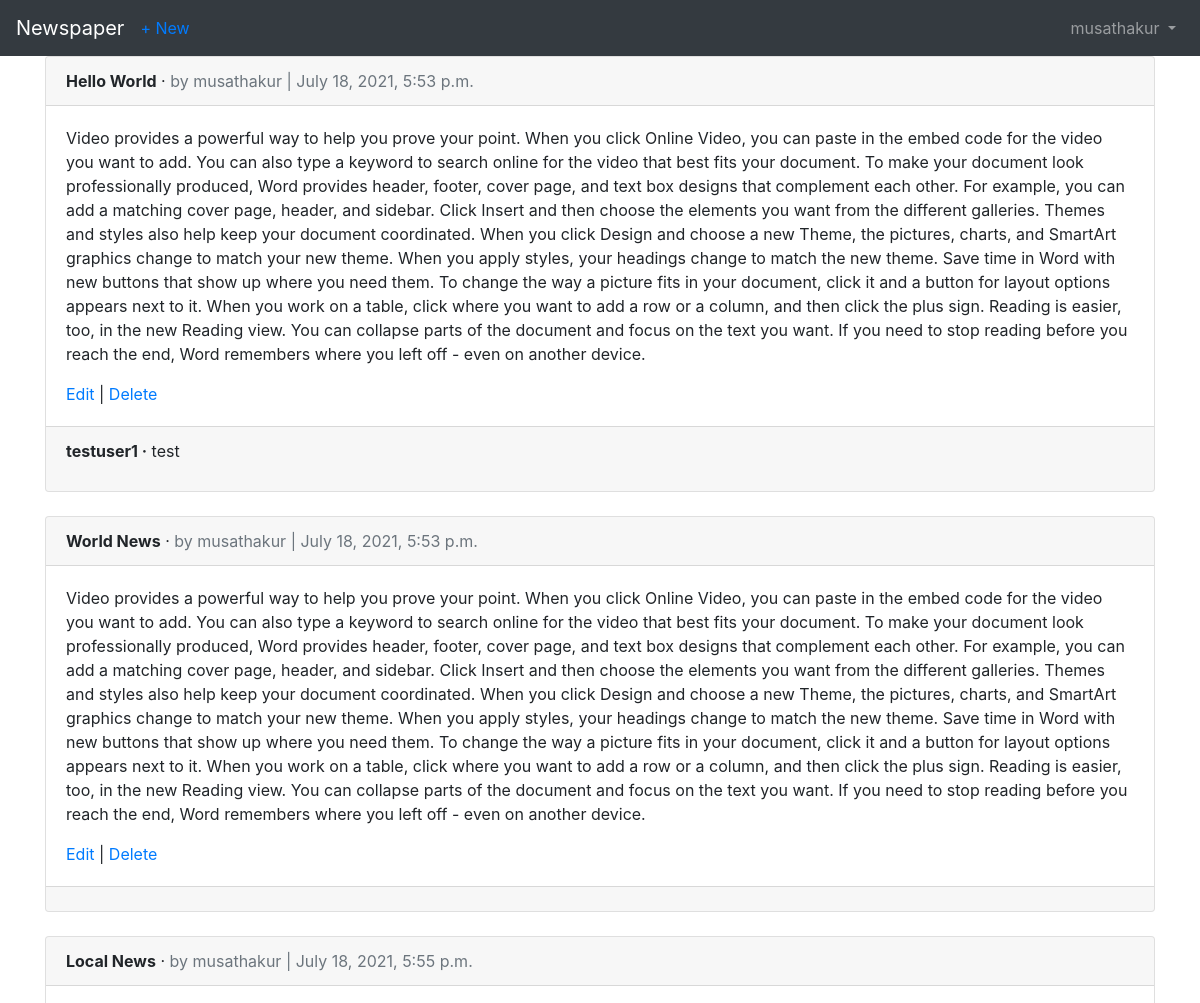
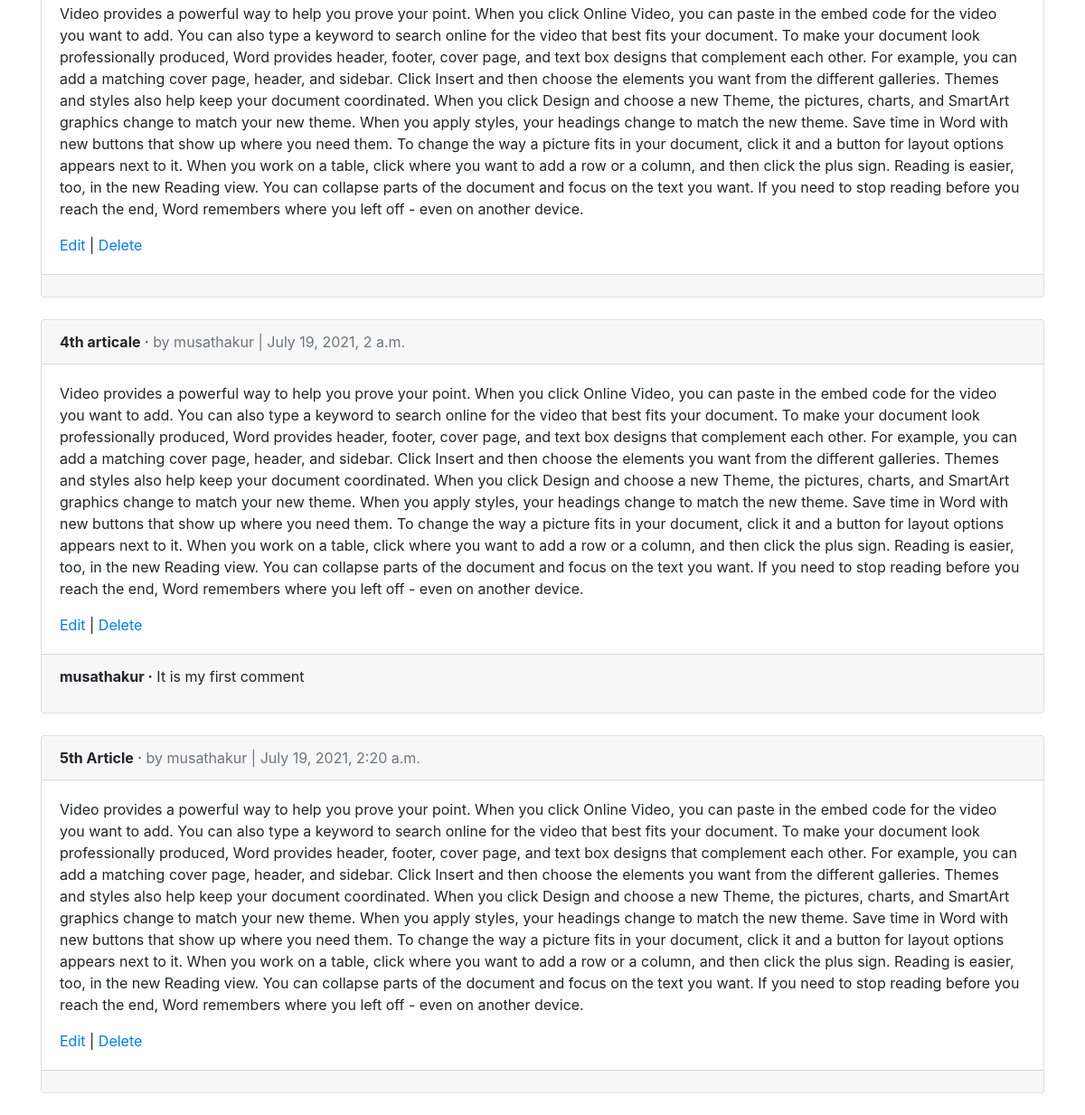
Screenshot of /articles/ (signed in) with the database file from the repository (2 pictures, top to bottom).
### users/models.py (models this page shows)
class CustomUser(AbstractUser):
    age = models.PositiveIntegerField(null=True, blank=True)

### articles/models.py (models this page shows, shortened)
class Article(models.Model):
    title = models.CharField(max_length=255)
    body = models.TextField()
    date = models.DateTimeField(auto_now_add=True)
    author = models.ForeignKey(
        get_user_model(),
        on_delete=models.CASCADE,
)

class Comment(models.Model): # new
    article = models.ForeignKey(
        Article,
        on_delete=models.CASCADE,
        related_name='comments',
    )
    comment = models.CharField(max_length=140)
    author = models.ForeignKey(
        get_user_model(),
        on_delete=models.CASCADE,
)
    def __str__(self):
        return self.comment

### articles/views.py (the view)
# urls.py: path('', ArticleListView.as_view(), name='article_list'),
class ArticleListView(LoginRequiredMixin, ListView):
    model = Article
    template_name = 'article_list.html'
    login_url = 'login'

### templates/article_list.html (shortened to what this page needs)
<!doctype html>
{% extends 'base.html' %}
    {% block content %}
        {% for article in object_list %}
            <div class="card">
                <div class="card-header">
                    <span class="font-weight-bold">{{ article.title }}</span> &middot;
                    <span class="text-muted">by {{ article.author }} |
                    {{ article.date }}</span>
                </div>
                <div class="card-body">
                    <p>{{ article.body }}</p>
                    <a href="{% url 'article_edit' article.pk %}">Edit</a> |
                    <a href="{% url 'article_delete' article.pk %}">Delete</a>
                </div>
                <div class="card-footer">
                    {% for comment in article.comments.all %}
                    <p>
                    <span class="font-weight-bold">{{ comment.author }} &middot;</span>
                    {{ comment }}
                    </p>
                    {% endfor %}
                </div>
            </div>
            <br />
        {% endfor %}
    {% endblock content %}

### templates/base.html (shortened to what this page needs)
<!doctype html>
<html lang="en">
<head>
    <link rel="stylesheet"
          href="https://stackpath.bootstrapcdn.com/bootstrap/4.1.3/css/bootstrap.min.css"
>
</head>
<body>
    <nav class="navbar navbar-expand-md navbar-dark bg-dark mb-􀇓">
        <a class="navbar-brand" href="{% url 'home' %}">Newspaper</a>
        {% if user.is_authenticated %}
            <ul class="navbar-nav mr-auto">
                <li class="nav-item"><a href="{% url 'article_new' %}">+ New</a></li>
            </ul>
        {% endif %}
        <div class="collapse navbar-collapse" id="navbarCollapse">
            {% if user.is_authenticated %}
                <ul class="navbar-nav ml-auto">
                    <li class="nav-item">
                        <a class="nav-link dropdown-toggle" href="#" id="userMenu"
                           data-toggle="dropdown" aria-haspopup="true"
                           aria-expanded="false"> {{ user.username }}
                        </a>
                    </li>
                </ul>
            {% else %}
                <form class="form-inline ml-auto">
                    <a href="{% url 'login' %}" class="btn btn-outline-secondary"> Log In </a>
                    <a href="{% url 'signup' %}" class="btn btn-primary ml-2"> Sign up </a>
                </form>
            {% endif %}
        </div>
    </nav>
    <div class="container">
        {% block content %}
        {% endblock content %}
    </div>
</body>
</html>

### rows the page displays
CustomUser: username "musathakur"
Article: title "Hello World", author "musathakur", date "July 18, 2021, 5:53 p.m.", body "Video provides a powerful way to help you prove your point. When you click Online Video, you can paste in the embed code for the video you want to add. You can also type a keyword to search online for the video that best fits your document. To make your document look professionally produced, Word provides header, footer, cover page, and text box designs that complement each other. For example, you can add a matching cover page, header, and sidebar. Click Insert and then choose the elements you want from the different galleries. Themes and styles also help keep your document coordinated. When you click Design and choose a new Theme, the pictures, charts, and SmartArt graphics change to match…"
Comment: author "testuser1", comment "test"
Article: title "World News", author "musathakur", date "July 18, 2021, 5:53 p.m.", body "Video provides a powerful way to help you prove your point. When you click Online Video, you can paste in the embed code for the video you want to add. You can also type a keyword to search online for the video that best fits your document. To make your document look professionally produced, Word provides header, footer, cover page, and text box designs that complement each other. For example, you can add a matching cover page, header, and sidebar. Click Insert and then choose the elements you want from the different galleries. Themes and styles also help keep your document coordinated. When you click Design and choose a new Theme, the pictures, charts, and SmartArt graphics change to match…"
Article: title "Local News", author "musathakur", date "July 18, 2021, 5:55 p.m.", body "Video provides a powerful way to help you prove your point. When you click Online Video, you can paste in the embed code for the video you want to add. You can also type a keyword to search online for the video that best fits your document. To make your document look professionally produced, Word provides header, footer, cover page, and text box designs that complement each other. For example, you can add a matching cover page, header, and sidebar. Click Insert and then choose the elements you want from the different galleries. Themes and styles also help keep your document coordinated. When you click Design and choose a new Theme, the pictures, charts, and SmartArt graphics change to match…"
Article: title "4th articale", author "musathakur", date "July 19, 2021, 2 a.m.", body "Video provides a powerful way to help you prove your point. When you click Online Video, you can paste in the embed code for the video you want to add. You can also type a keyword to search online for the video that best fits your document. To make your document look professionally produced, Word provides header, footer, cover page, and text box designs that complement each other. For example, you can add a matching cover page, header, and sidebar. Click Insert and then choose the elements you want from the different galleries. Themes and styles also help keep your document coordinated. When you click Design and choose a new Theme, the pictures, charts, and SmartArt graphics change to match…"
Comment: author "musathakur", comment "It is my first comment"
Article: title "5th Article", author "musathakur", date "July 19, 2021, 2:20 a.m.", body "Video provides a powerful way to help you prove your point. When you click Online Video, you can paste in the embed code for the video you want to add. You can also type a keyword to search online for the video that best fits your document. To make your document look professionally produced, Word provides header, footer, cover page, and text box designs that complement each other. For example, you can add a matching cover page, header, and sidebar. Click Insert and then choose the elements you want from the different galleries. Themes and styles also help keep your document coordinated. When you click Design and choose a new Theme, the pictures, charts, and SmartArt graphics change to match…"
